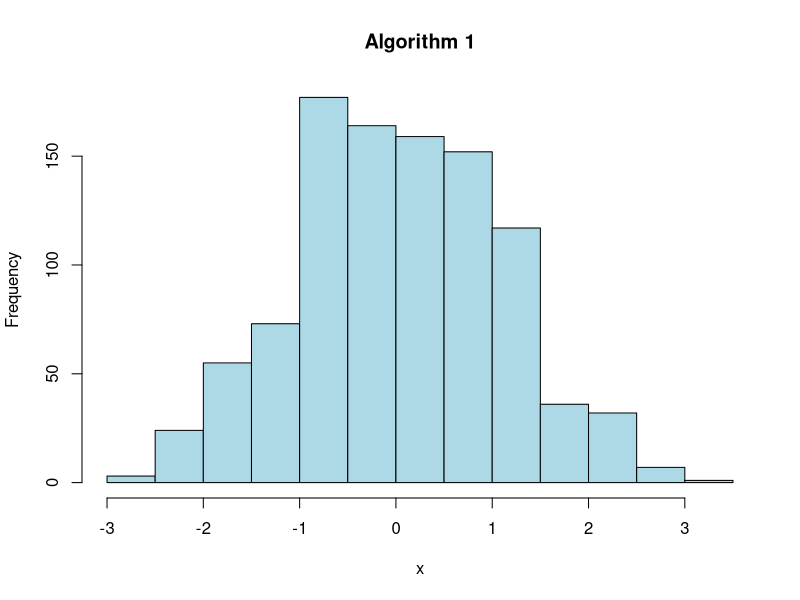
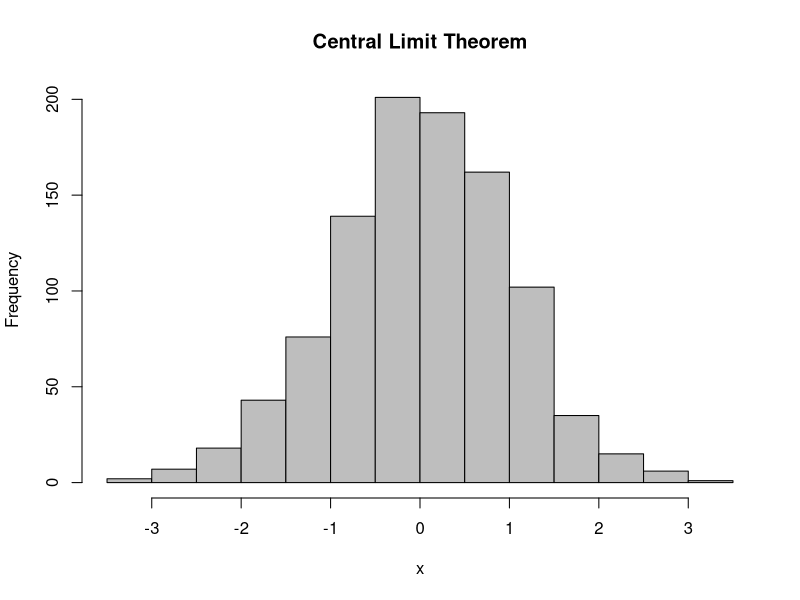
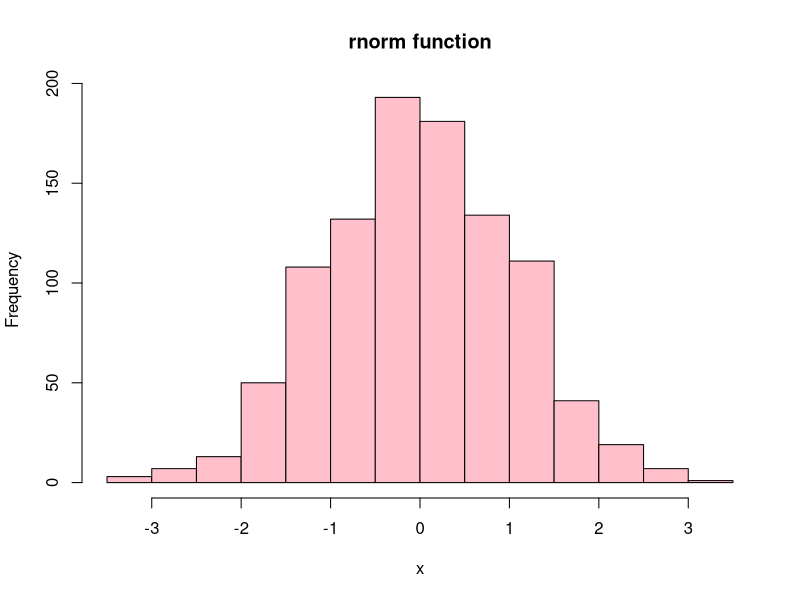
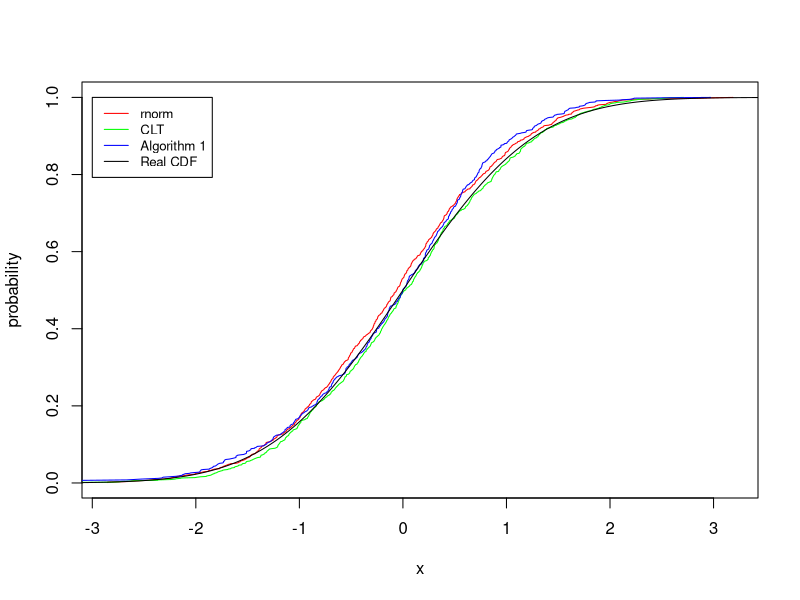
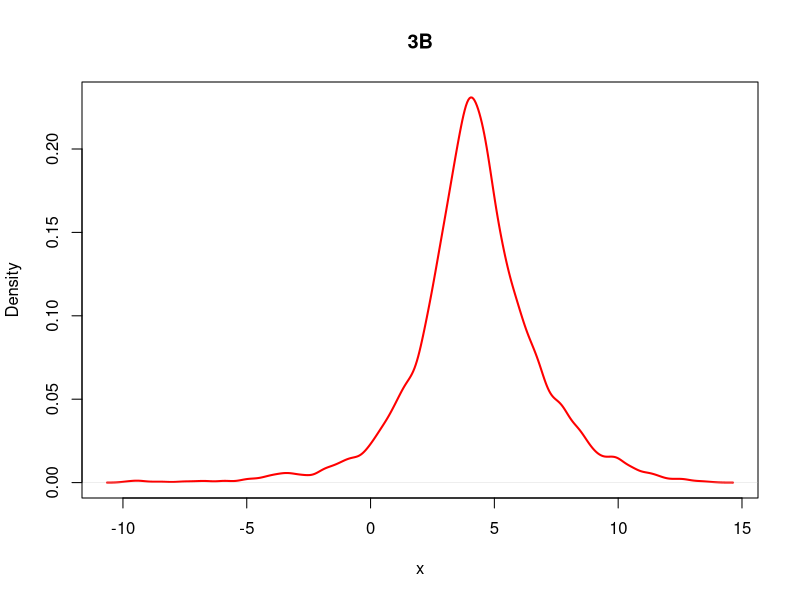
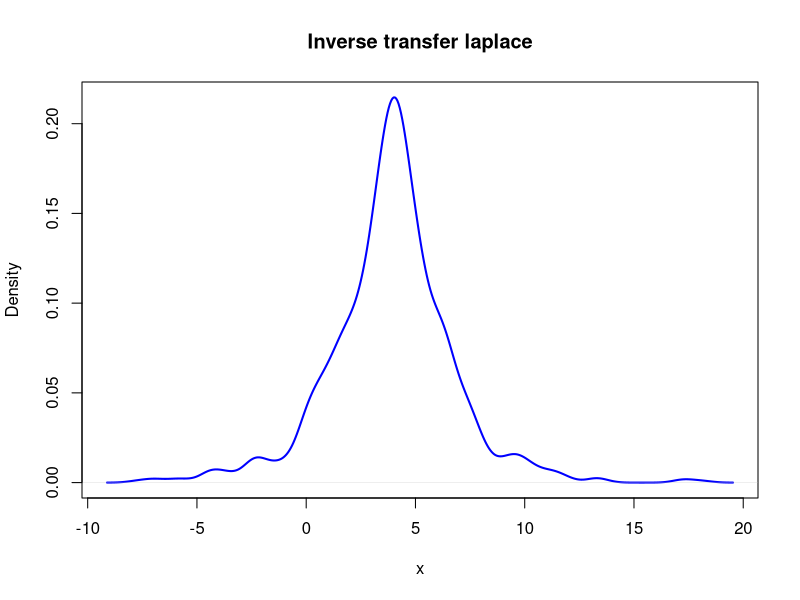
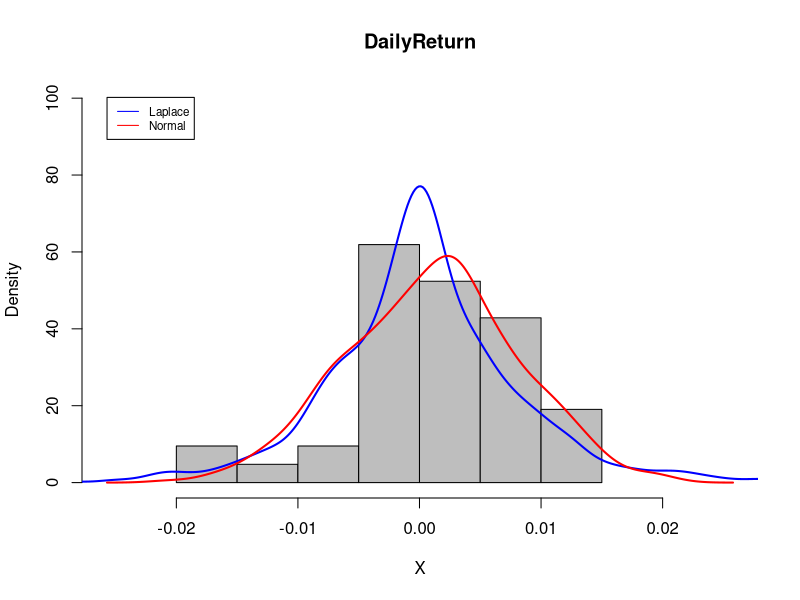

The R script that drew these images, in order:
## ---- chunk 1
knitr::opts_chunk$set(echo = TRUE) # all code chunks default to echo=TRUE
library(knitr) # For tables
library(rmutil)
library(boot)
## ---- chunk 2
rm(list=ls()) # deletes all stored variables
## ---- chunk 3
#ALGORITHM 1
alg1 <- function(N){
  resVec <- rep(0,N)
  for (i in 2:N){
    s <- resVec[i-1]
    t <- runif(1, s-1, s+1)
    alfa <- exp(-(t^2 - s^2)/2)
    u <- runif(1)
    if(u <= alfa){
      resVec[i] <- t
    }else{
      resVec[i] <- s
    }
  }
  return(resVec)
}

alg1_time <- system.time(alg1_res <- alg1(1000))
hist(alg1_res , col ="lightblue", main="Algorithm 1", xlab = "x")


#Central Limit Theorem
clt <- function(n=1055, N=1000){
  mu <- 0
  Fnvar <- 1/3
  clt<-c()
  for (i in 1:N) {
    sample_mean <- mean(runif(n,min=-1,max=1))
    clt[i] <- (sample_mean - mu)/(sqrt(Fnvar)/sqrt(n))
  }
  return(clt)
}

CLT_time <- system.time(clt_res <- clt())
hist(clt_res, col ="grey", main="Central Limit Theorem", xlab = "x")


#From rnorm
rnorm_time <- system.time(rnorm_res <- rnorm(1000))
hist(rnorm_res, col ="pink", main="rnorm function", xlab = "x")




#################################################################################
# Present the main results in a table
runtimes=data.frame("MCMC"=alg1_time["elapsed"],"CLT"=CLT_time["elapsed"],"rnorm"=rnorm_time["elapsed"])
kable(runtimes,  caption= "Execution times")
## ---- chunk 4
ecdfSim <- function(dataset){
  sortedSet <- sort(dataset)
  ecdfVec <- c()
  for (i in 1:length(sortedSet)){
    ecdfVec[i] <- sum(dataset<=sortedSet[i])/length(dataset)
  }
  return(list("x" = sortedSet, "y" = ecdfVec) )
}

#Result from all functions
rnormRes <- rnorm(1000)
cltRes <- clt(1000)
alg1Res <- alg1(1000)

#ecdf of the functions
rnorm_ecdf <- ecdfSim((rnormRes))
clt_ecdf <- ecdfSim((cltRes))
alg1_ecdf <- ecdfSim((alg1Res))
real_cdf <- seq(-4,4,length=1000)

# Create a plot
plot(rnorm_ecdf$x,rnorm_ecdf$y,type="l",col="red", xlab="x", ylab="probability")
lines(clt_ecdf$x,clt_ecdf$y,col="green")
lines(alg1_ecdf$x,alg1_ecdf$y,col="blue")
lines(real_cdf,pnorm(real_cdf,0,1))

legend(-3, 1, legend=c("rnorm", "CLT", "Algorithm 1", "Real CDF"),
       col=c("red", "green", "blue", "black"), lty=1, cex=0.8)



kolmogorovSmirnovTest <- function(dataset1, dataset2){
  t <- max(abs(dataset1-dataset2))
  return(t)
}

permutationTest <- function(P,dataset1,dataset2){
  t <- kolmogorovSmirnovTest(dataset1,dataset2) #The max difference between them originally
  Z <- c(dataset1,dataset2) #Pooled data
  size <- length(Z)
  resVec <- c()
  for(i in 1:P){ #Permutate them P times
    permData <- sample(Z,size=size,replace=FALSE) #Permutation of Z
    x <- permData[1:(size/2)] #First half
    y <- permData[((size/2)+1):size] #Second half
    resVec[i] <- kolmogorovSmirnovTest(x,y) 
  }
  #number of times the recorded differences were more extreme than the original difference
  pvalue <- (length(resVec[resVec>t]))/P
  return(list("pvalue" = pvalue, "t" = t) )
}

test_rnorm_alg1 <- permutationTest(500,rnorm_ecdf$y,alg1_ecdf$y) #Between rnorm and alg1
test_clt_alg1 <- permutationTest(500,clt_ecdf$y,alg1_ecdf$y) #Between clt and alg1
test_clt_rnorm <- permutationTest(500,clt_ecdf$y,rnorm_ecdf$y) #Between clt and rnorm
alfa <- 0.05
#Check if pval > alfa (then null hypo is true and they are the same dist)
test_rnorm_alg1
test_clt_alg1
test_clt_rnorm
##The inbuild ks.test function will produce the exact same results
#ks.test(rnorm_ecdf$y,alg1_ecdf$y,b=500)
#ks.test(clt_ecdf$y,alg1_ecdf$y,b=500)
#ks.test(clt_ecdf$y,rnorm_ecdf$y,b=500)

cat(ifelse(test_rnorm_alg1$pvalue <= alfa,"We reject the null hypothesis for rnorm and alg1","We keep the null hypothesis for rnorm and alg1"))

cat(ifelse(test_clt_alg1$pvalue <= alfa,"We reject the null hypothesis for clt and alg1","We keep the null hypothesis for clt and alg1"))

cat(ifelse(test_clt_rnorm$pvalue <= alfa,"We reject the null hypothesis for clt and rnorm","We keep the null hypothesis for clt and rnorm"))

## ---- chunk 5
simFeynmanKac <- function(Nsim,t,x,y,z){
  resVec <- c()
  for(i in 1:Nsim){
    coord <- c(x,y,z) #Start coordinates
    T <- 0
    while(TRUE){ #until it exits D or passes t
      coord <- coord + rnorm(3)
      T <- T + 1
      if(T == t || ((sqrt(sum(coord^2)) >= 5))){
        break
      }
    }
    if(sqrt(sum(coord^2)) <= 5){#F
      resVec[i] <- coord[1]^2 + coord[2]^2
    }else{ #G
      check <- coord[1]^2 + coord[2]^2 #x^2 + y^2
      resVec[i] <- min(check,5)
    }
  }
  return(mean(resVec))
}

solution =data.frame("t=1"=simFeynmanKac(10000,1,0,0,0),
                    "t=5"=simFeynmanKac(10000,5,0,0,0),
                    "t=10"=simFeynmanKac(10000,10,0,0,0),
                    "t=100"=simFeynmanKac(10000,100,0,0,0),
                    "t=10000"=simFeynmanKac(10000,10000,0,0,0))
kable(solution, caption= "Heat equation solutions")
## ---- chunk 6
mhAlgo <- function(N,mu,b){
  resVec <- rep(0,N)
  for (i in 2:N){
    s <- resVec[i-1]
    t <- runif(1, s-1, s+1)
    alfa <- exp( (abs(s-mu)-abs(t-mu))/b ) #Acceptance function
    u <- runif(1)
    if(u <= alfa){
      resVec[i] <- t
    }else{
      resVec[i] <- s
    }
  }
  return(resVec)
}


mhLaplace <- mhAlgo(10000,4,2)
plot(density(mhLaplace),col ="red", main="3B", xlab = "x", lwd=2)

## ---- chunk 7
invTransf <- function(Nsim,mu,b){
  U <- runif(Nsim)
  resVec <- vector(length=Nsim)
  for(i in 1:Nsim){
    resVec[i] <- mu-b*sign(U[i]-0.5)*log(1-2*abs(U[i]-0.5))
    
  }
  return(resVec)
}

laplace <- invTransf(1000,4,2)
#hist(laplace)
plot(density(laplace),col ="blue", main="Inverse transfer laplace", xlab = "x",lwd=2)

##Estimate its fourth moment E(X^4) by basic Monte Carlo integration 
mcFourthMoment <- function(a,b,laplace,moment,Nsim=1000){
  laplace <- approxfun(density(laplace))
  x <- runif(Nsim,a,b)
  intres <- (b-a)*mean((x^moment)*laplace(x))
  return(intres)
}


##Estimate its fourth moment E(X^4) by antithetic varables
antitheticFourthMoment <- function(a,b,laplace,moment,Nsim=1000){
  laplace <- approxfun(density(laplace))
  U <- runif(Nsim/2,a,b)
  V <- ((a+b)-U)
  intres <- ((b-a)/(Nsim))*( sum((U^moment)*laplace(U)) +sum((V^moment)*laplace(V))   )
  return(intres)
}

#repeat 1000 times and calculate the mean and sd
cmcVec <- vector(length=1000)
antVec <- vector(length=1000)
for(i in 1:1000){
  laplace <- invTransf(1000,4,2)
  a <- min(laplace)
  b <- max(laplace)
  cmcVec[i] <- mcFourthMoment(a,b,laplace,4)
  antVec[i] <- antitheticFourthMoment(a,b,laplace,4)
}

#Exact value
laplaceFunction <- function(x,moment=4,b=2,mu=4){
  (x^moment)*(1/(2*b))*exp(-abs(x-mu)/(b))
}

a <- min(laplace)
b <- max(laplace)


means= data.frame("Monte Carlo"=mean(cmcVec),"Antithetic"=mean(antVec),"Integrate"=integrate(laplaceFunction,-Inf,Inf)[[1]])
stdDevs= data.frame("Monte Carlo"=sd(cmcVec), "Antithetic"=sd(antVec))
kable(means, caption= "E[X^4]")
kable(stdDevs, caption= "SD[X^4]")

## ---- chunk 8

MLEb <- function(x,mu){
  mean(abs(x-mu))
}

VARb <- function(x){
  n <- length(x)
  sqrt(((1)/(2*(n-1)))*(sum((x-mean(x))^2)) )
}

#Compute bias, standard deviation and mean square error using the bootstrap method
bootstrapResampling <- function(B,dataset,sampleSize){
  mleb <- vector(length=B) #Estimator of b based on the MLE
  varb<-  vector(length=B) #Estimator of b based on var(X) = 2b^2
  meanmu <- vector(length=B) #Estimator of mu based on E(X) = mu
  medianmu <- vector(length=B) #Estimator of mu based on mu=sample median
  for(i in 1:B){
    mleb[i] <- MLEb(sample(dataset,sampleSize,replace=TRUE),4)
    varb[i] <- VARb(sample(dataset,sampleSize,replace=TRUE))
    meanmu[i] <- mean(sample(dataset,sampleSize,replace=TRUE))
    medianmu[i] <- median(sample(dataset,sampleSize,replace=TRUE))
  }
  return(list("mleb" = mleb, "varb" = varb, "meanmu" = meanmu, "medianmu" = medianmu) )
}
laplaceVec <- rlaplace(1000,4,2)
laplaceBootstrap <- bootstrapResampling(2000,laplaceVec,500)

##Store bias, standard error and MSE for all the estimators
bias <- round(c(mean(laplaceBootstrap$mleb)-2, 
                mean(laplaceBootstrap$varb)-2,
                mean(laplaceBootstrap$meanmu)-mean(laplaceVec),
                mean(laplaceBootstrap$medianmu)-mean(laplaceVec)),4)

sd <- round(c(sd(laplaceBootstrap$mleb), sd(laplaceBootstrap$varb),
              sd(laplaceBootstrap$meanmu), sd(laplaceBootstrap$medianmu)),4)

MSE <- round(c(mean((laplaceBootstrap$mleb-2)^2), #MSE = E[(thetahat-theta)^2] Hva er theta?
               mean((laplaceBootstrap$varb-2)^2),
               mean((laplaceBootstrap$meanmu-4)^2),
               mean((laplaceBootstrap$medianmu-4)^2)),4)


restab=cbind(c("b MLE", "b alt.","mu alt.","mu MLE"),bias,sd,MSE)  
kable(restab, caption= "Estimators")

## ---- chunk 9
DailyReturn = c(0.010842076,0.013009824,0.000910618,-9.40004*10^(-5),0.000322317,0.007229668,0.002879107,-0.000724356,-0.003135609,0.002581756,0.000342682,1.99552*10^(-5),-0.004895586,-9.69229*10^(-5),-0.008416394,0.006158565,-0.002428917,-0.005316326,0.005047623,-0.012258377,-0.01790324,0.007971991,0.014216853,-0.004478305,-0.015560826,0.009104547,0.006415702,0.010938931,-0.001387079,0.009955666,-0.001999546,0.002762828,-0.003919345,0.006871609,-0.003568673,0.002847139,0.00192044,0.004072697,0.00558138,-0.000832396,0.003253328,-0.003022873)
##


#Compute  point  estimates  of μ and b using  the  MLE  estimators from E
b <- MLEb(DailyReturn,mean(DailyReturn))
mu <- median(DailyReturn)
pdflaplace <- rlaplace(1000,mu,b)

#Compute point estimates of μ and σ by calculating the sample mean and the sample standard deviation
samplemu <- mean(DailyReturn)
samplesd <- sd(DailyReturn)
pdfnormal <- rnorm(1000,samplemu,samplesd)

#Histogram plots
xrange <- c(min(density(pdfnormal)$x),max(density(pdfnormal)$x))
yrange <- c(0,max( (density(pdflaplace)$y)*1.3) )

hist(DailyReturn, prob=TRUE, col="grey", main="DailyReturn", xlab="X", ylim=yrange, xlim=xrange)     
lines(density(pdflaplace), col="blue", lwd=2)
lines(density(pdfnormal), col="red", lwd=2)
legend(xrange[1],yrange[2], legend=c("Laplace", "Normal"),
       col=c("blue", "red"), lty=1, cex=.7)

# Comment on which of the two methods seem to estimate the dataset best
cat("Based on the plots. the best method is the normal distribution ")
## ---- chunk 10

bootstrapDailyReturn <- function(B,dataset,sampleSize){
  MLEestimator <- vector(length=B)
  for(i in 1:B){
    MLEestimator[i] <- median(sample(dataset,sampleSize,replace=TRUE))
  }
  return(MLEestimator)
}

bootstrapDR <- bootstrapDailyReturn(2500,DailyReturn,50) 
bias <- mean(bootstrapDR)-median(DailyReturn)
correctedEstimate <- median(DailyReturn)-bias
sd <- sd(bootstrapDR)
#Basic confidence interval
basicLowerB <- 2*mean(DailyReturn)-quantile(bootstrapDR,0.975)
basicUpperB <- 2*mean(DailyReturn)-quantile(bootstrapDR,0.025)

#Use boot.ci for BCa confidence interval
BCa <- function(dataset,i) 
  median(dataset[i])

boot.obj <- boot(data=DailyReturn, statistic = BCa,R=2500)
bcaint <- boot.ci(boot.obj,type=c("basic","bca"))

biasres <- c(bias,correctedEstimate, sd)
bcares <- c(bcaint$bca[4],bcaint$bca[5])
basicres <- c(basicLowerB[[1]],basicUpperB[[1]],bcaint$basic[4],bcaint$basic[5])

kable(data.frame("bias"=bias,"Bias corrected estimate"=correctedEstimate,
           "sd"=sd),caption="Bootsrap")

kable(data.frame("Basic lower"=basicres[1],"Basic upper"=basicres[2],"boot.ci lower"=basicres[3], "boot.ci upper"=basicres[4]) ,caption="Basic confidence intervals")

kable(data.frame("BCa lower"=bcares[1],"BCa upper"=bcares[2]) ,caption="BCa confidence interval")
## ---- chunk 11
hospitalTimes <- function(numAcc,expected){
  totalTimes <- vector(length=numAcc)
  peopleInAcc <- sample(c(1:4), size = numAcc, prob=c(0.4,0.3,0.2,0.1), replace = TRUE)
  for(i in 1:numAcc){ #duration for an accident
    rate <- 1/(expected*(abs(runif(1,-1,1))+abs(runif(1,-1,1))))
    totalTimes[i] <- sum(rexp(peopleInAcc[i],rate))
  }
  return(totalTimes)
}

simBusyAmbulance <- function(Nsim,rate1,rate2,days){
  numAcc <- rpois(Nsim,rate1*days)
  resVec <- rep(0,Nsim)
  for(i in 1:Nsim){
    if(numAcc[i] > 1){ #Simulate if it was an accident
      startTimes <- sort(runif(numAcc[i],min=0,max=24*days))
      durations <- hospitalTimes(numAcc[i],rate2)/60 
      endTimes = startTimes+durations
      resVec[i]= max((startTimes[2:numAcc[i]]-endTimes[1:(numAcc[i]-1)])<0)
    }
  }
  return(resVec)
}

mean(simBusyAmbulance(Nsim=1000,rate1=4.8,rate2=15,days=1))

mean(simBusyAmbulance(Nsim=1000,rate1=4.8,rate2=15,days=7))

mean(simBusyAmbulance(Nsim=1000,rate1=4.8,rate2=15,days=31))
## ---- chunk 12
AccidentTimes = c(2.0735454,8.4167032,1.1005269,2.0120367,14.9385790,0.8956173,0.9939630,6.6709724,2.5516346,1.0535310,3.0399767,1.0439586,6.9407880,4.6048051,2.2845416,0.1220334,9.1797608,1.3015252,2.7024692,1.4658722,1.4774836,2.1170539,1.6563365,3.8815059,1.4736501,2.1680797,2.7599514,0.8482105,2.1241656,3.3280075,5.5765849,3.9268892,5.1796726,2.5678380,5.9643887,1.4045580)
##
trendTest <- function(dataset,numObs){
  mean(dataset[1:(numObs-1)])-dataset[numObs]/2
}

trendPermutationTest <- function(P,dataset,alfa){
  resVec <- vector(length=P) #Store permutated test data
  sValues <- cumsum(dataset) #S1,..Sn
  orgTest <- mean(sValues[1:(length(dataset)-1)])-sValues[length(dataset)]/2 #Test for the original data
  for(i in 1:P){
    permData <- cumsum(sample(dataset,size=length(dataset),replace=FALSE)) #S1,..Sn for permutated data
    resVec[i] <- trendTest(permData,length(dataset))
  }
  mean(abs(resVec)>=abs(orgTest)) #p-value
}

pval <- trendPermutationTest(5000,AccidentTimes,0.2)

alpha <- 0.05
cat(ifelse(pval <= alpha,"We reject the null hypothesis, there is a trend","We keep the null hypothesis, there is no trend"))
## ---- chunk 13

lambdaFunction <- function(x){
  0.2*(1 + 0.5*sin( (pi*x)/(24) ))
}

busyAmbulanceCheck <- function(arrivalTimes, endTimes, k){
  if(length(arrivalTimes) <= k){
    return(0)
  }
  finishTimes <- endTimes[1:k] #endtimes for all ambulances on a mission
  for(i in (k+1):length(arrivalTimes)){
    if(arrivalTimes[i] < min(finishTimes)){ #No available
      return(1)
    } 
    #Append new mission to the ambulance that is finished first
    finishTimes[which(finishTimes == min(finishTimes))] <- endTimes[i]
  }
  return(0)
}


simNHHPBusyAmbulance <- function(Nsim,rate1,rate2,days){
  kScores <- list() #probability for each k
  k <- 1
  repeat{ #until probability lower than 0.1
    resVec <- rep(0,Nsim[k]) #Store if ambulance busy during sim: 1 if busy, 0 else
    for(i in 1:Nsim[k]){
      #1. Simulate an HPP with intensity lamdamax, giving the simulated arrivaltimes s1,s2,s3..sn
      lambdamax <- max(lambdaFunction(seq(0,24*days,0.1)))
      expectednumber <- 24*days*lambdamax 
      arrivalTimes <- cumsum(rexp(3*expectednumber,lambdamax))  
      arrivalTimes <- arrivalTimes[arrivalTimes<(24*days)] 
      #2. Simulate numAcc variables from the U[0,1] distribution
      U <- runif(length(arrivalTimes) )
      #3. Thinning: Only keep the times where u<lambda(s)/lambdamax
      arrivalTimes <- arrivalTimes[U<lambdaFunction(arrivalTimes)/lambdamax]  
      numAcc <- length(arrivalTimes) 
      
      if(numAcc > 1){ #Simulate if it was an accident
        durations <- hospitalTimes(numAcc,rate2)/60 
        endTimes = arrivalTimes+durations
        resVec[i] <- busyAmbulanceCheck(arrivalTimes,endTimes,k)
      }
    }
    kScores[[k]] <- resVec
    if(mean(kScores[[k]]) < 0.1){
      break
    }
    k <- k + 1
  }

  return(kScores)
}

simulationsNeeded <- function(sd){
 round(( (1.96^2)*(sd^2) )/(0.01^2))
}

#Evaluate the base score with 1000 simulations
baseSim <- simNHHPBusyAmbulance(Nsim=rep(1000,100),rate1=4.8,rate2=15,days=1)
baseSD <- lapply(baseSim, function(x) sd(x))
baseMean <- unlist(lapply(baseSim, function(x) mean(x)), use.names=FALSE)
simNum <- unlist(lapply(baseSD, simulationsNeeded), use.names=FALSE) #Number of simulations needed for each k
#Run with the produced simulation numbers
finalSim <- simNHHPBusyAmbulance(Nsim=unlist(simNum, use.names=FALSE),rate1=4.8,rate2=15,days=1)
finalMean <- unlist(lapply(finalSim, function(x) mean(x)), use.names=FALSE)


res <- data.frame("k"=seq(length(finalMean)),"Nsim"=simNum,"Base_prediction"=baseMean, "Final_prediction"=finalMean)

kable(res,  caption= "Probability of no available ambulance")
